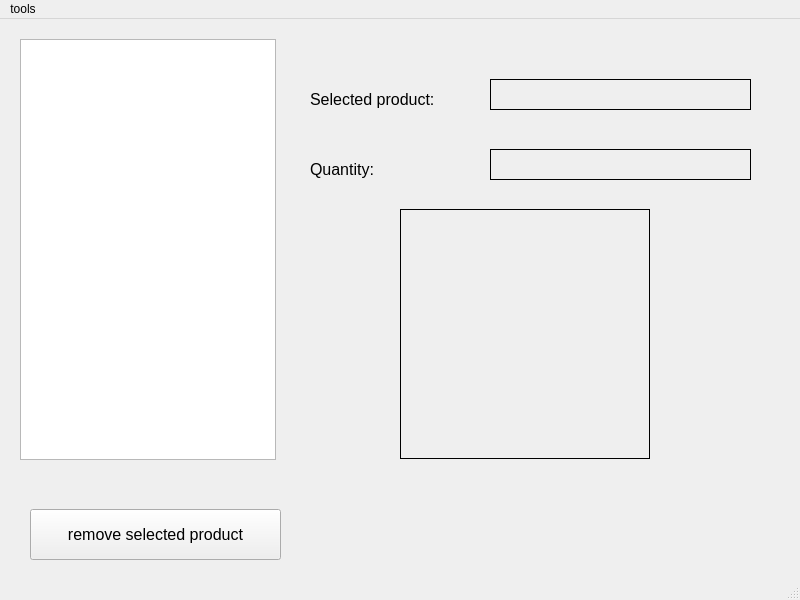
<?xml version="1.0" encoding="UTF-8"?>
<ui version="4.0">
 <class>MainWindow</class>
 <widget class="QMainWindow" name="MainWindow">
  <property name="geometry">
   <rect>
    <x>0</x>
    <y>0</y>
    <width>800</width>
    <height>600</height>
   </rect>
  </property>
  <property name="windowTitle">
   <string>Clothes List</string>
  </property>
  <widget class="QWidget" name="centralwidget">
   <widget class="QPushButton" name="btnremove">
    <property name="geometry">
     <rect>
      <x>30</x>
      <y>490</y>
      <width>251</width>
      <height>51</height>
     </rect>
    </property>
    <property name="font">
     <font>
      <pointsize>12</pointsize>
     </font>
    </property>
    <property name="text">
     <string>remove selected product</string>
    </property>
   </widget>
   <widget class="QLabel" name="lblquantity">
    <property name="geometry">
     <rect>
      <x>490</x>
      <y>130</y>
      <width>261</width>
      <height>31</height>
     </rect>
    </property>
    <property name="font">
     <font>
      <pointsize>12</pointsize>
     </font>
    </property>
    <property name="frameShape">
     <enum>QFrame::Panel</enum>
    </property>
    <property name="text">
     <string/>
    </property>
   </widget>
   <widget class="QLabel" name="lblimage">
    <property name="geometry">
     <rect>
      <x>400</x>
      <y>190</y>
      <width>250</width>
      <height>250</height>
     </rect>
    </property>
    <property name="frameShape">
     <enum>QFrame::Panel</enum>
    </property>
    <property name="text">
     <string/>
    </property>
   </widget>
   <widget class="QListWidget" name="lstproducts">
    <property name="geometry">
     <rect>
      <x>20</x>
      <y>20</y>
      <width>256</width>
      <height>421</height>
     </rect>
    </property>
    <property name="font">
     <font>
      <pointsize>12</pointsize>
     </font>
    </property>
   </widget>
   <widget class="QLabel" name="label">
    <property name="geometry">
     <rect>
      <x>310</x>
      <y>60</y>
      <width>161</width>
      <height>41</height>
     </rect>
    </property>
    <property name="font">
     <font>
      <pointsize>12</pointsize>
     </font>
    </property>
    <property name="text">
     <string>Selected product:</string>
    </property>
   </widget>
   <widget class="QLabel" name="label_4">
    <property name="geometry">
     <rect>
      <x>310</x>
      <y>130</y>
      <width>161</width>
      <height>41</height>
     </rect>
    </property>
    <property name="font">
     <font>
      <pointsize>12</pointsize>
     </font>
    </property>
    <property name="text">
     <string>Quantity:</string>
    </property>
   </widget>
   <widget class="QLabel" name="lblproductname">
    <property name="geometry">
     <rect>
      <x>490</x>
      <y>60</y>
      <width>261</width>
      <height>31</height>
     </rect>
    </property>
    <property name="frameShape">
     <enum>QFrame::Panel</enum>
    </property>
    <property name="text">
     <string/>
    </property>
   </widget>
  </widget>
  <widget class="QMenuBar" name="menubar">
   <property name="geometry">
    <rect>
     <x>0</x>
     <y>0</y>
     <width>800</width>
     <height>21</height>
    </rect>
   </property>
   <widget class="QMenu" name="menutools">
    <property name="title">
     <string>tools</string>
    </property>
    <addaction name="menunewproduct"/>
    <addaction name="menueditselectedproduct"/>
    <addaction name="separator"/>
    <addaction name="menusaveproducts"/>
    <addaction name="separator"/>
    <addaction name="menuexit"/>
   </widget>
   <addaction name="menutools"/>
  </widget>
  <widget class="QStatusBar" name="statusbar"/>
  <action name="menunewproduct">
   <property name="text">
    <string>Add Product</string>
   </property>
  </action>
  <action name="menueditselectedproduct">
   <property name="text">
    <string>Edit Selected Product</string>
   </property>
  </action>
  <action name="menusaveproducts">
   <property name="text">
    <string>Save Products</string>
   </property>
  </action>
  <action name="menuexit">
   <property name="text">
    <string>Exit</string>
   </property>
  </action>
 </widget>
 <resources/>
 <connections/>
</ui>
